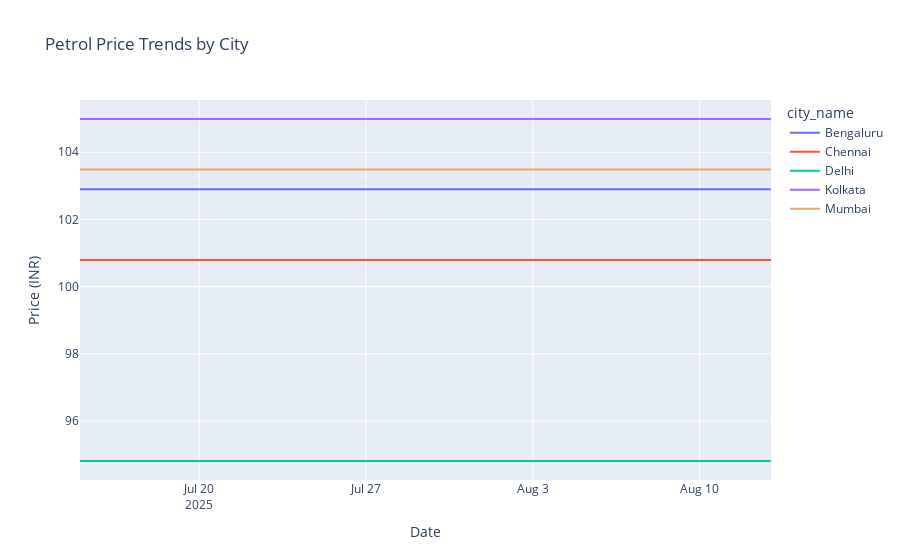

The code cell stored with this chart in its notebook:
### Code cell
# Price Trend Over Time (Petrol only for clarity)
petrol_df = silver_df[silver_df['fuel_type'] == 'petrol'].copy()

fig = px.line(petrol_df, x='applicable_on', y='retail_price', color='city_name',
              title='Petrol Price Trends by City',
              labels={'retail_price': 'Price (INR)', 'applicable_on': 'Date'})
fig.show()

### Figure 1 — Plotly figure (JSON) as saved in the notebook; plotly's stock layout.template omitted (floating-point values rounded to 4 significant figures)
{"data": [{"hovertemplate": "city_name=Bengaluru<br>Date=%{x}<br>Price (INR)=%{y}<extra></extra>", "legendgroup": "Bengaluru", "line": {"color": "#636efa", "dash": "solid"}, "marker": {"symbol": "circle"}, "mode": "lines", "name": "Bengaluru", "orientation": "v", "showlegend": true, "type": "scatter", "x": ["2025-07-15", "2025-07-16", "2025-07-17", "2025-07-18", "2025-07-19", "2025-07-20", "2025-07-21", "2025-07-22", "2025-07-23", "2025-07-24", "2025-07-25", "2025-07-26", "2025-07-27", "2025-07-28", "2025-07-29", "2025-07-30", "2025-07-31", "2025-08-01", "2025-08-02", "2025-08-03", "2025-08-04", "2025-08-05", "2025-08-06", "2025-08-07", "2025-08-08", "2025-08-09", "2025-08-10", "2025-08-11", "2025-08-12", "2025-08-13"], "xaxis": "x", "y": [102.9, 102.9, 102.9, 102.9, 102.9, 102.9, 102.9, 102.9, 102.9, 102.9, 102.9, 102.9, 102.9, 102.9, 102.9, 102.9, 102.9, 102.9, 102.9, 102.9, 102.9, 102.9, 102.9, 102.9, 102.9, 102.9, 102.9, 102.9, 102.9, 102.9], "yaxis": "y"}, {"hovertemplate": "city_name=Chennai<br>Date=%{x}<br>Price (INR)=%{y}<extra></extra>", "legendgroup": "Chennai", "line": {"color": "#EF553B", "dash": "solid"}, "marker": {"symbol": "circle"}, "mode": "lines", "name": "Chennai", "orientation": "v", "showlegend": true, "type": "scatter", "x": ["2025-07-15", "2025-07-16", "2025-07-17", "2025-07-18", "2025-07-19", "2025-07-20", "2025-07-21", "2025-07-22", "2025-07-23", "2025-07-24", "2025-07-25", "2025-07-26", "2025-07-27", "2025-07-28", "2025-07-29", "2025-07-30", "2025-07-31", "2025-08-01", "2025-08-02", "2025-08-03", "2025-08-04", "2025-08-05", "2025-08-06", "2025-08-07", "2025-08-08", "2025-08-09", "2025-08-10", "2025-08-11", "2025-08-12", "2025-08-13"], "xaxis": "x", "y": [100.8, 100.8, 100.8, 100.8, 100.8, 100.8, 100.8, 100.8, 100.8, 100.8, 100.8, 100.8, 100.8, 100.8, 100.8, 100.8, 100.8, 100.8, 100.8, 100.8, 100.8, 100.8, 100.8, 100.8, 100.8, 100.8, 100.8, 100.8, 100.8, 100.8], "yaxis": "y"}, {"hovertemplate": "city_name=Delhi<br>Date=%{x}<br>Price (INR)=%{y}<extra></extra>", "legendgroup": "Delhi", "line": {"color": "#00cc96", "dash": "solid"}, "marker": {"symbol": "circle"}, "mode": "lines", "name": "Delhi", "orientation": "v", "showlegend": true, "type": "scatter", "x": ["2025-07-15", "2025-07-16", "2025-07-17", "2025-07-18", "2025-07-19", "2025-07-20", "2025-07-21", "2025-07-22", "2025-07-23", "2025-07-24", "2025-07-25", "2025-07-26", "2025-07-27", "2025-07-28", "2025-07-29", "2025-07-30", "2025-07-31", "2025-08-01", "2025-08-02", "2025-08-03", "2025-08-04", "2025-08-05", "2025-08-06", "2025-08-07", "2025-08-08", "2025-08-09", "2025-08-10", "2025-08-11", "2025-08-12", "2025-08-13"], "xaxis": "x", "y": [94.81, 94.81, 94.81, 94.81, 94.81, 94.81, 94.81, 94.81, 94.81, 94.81, 94.81, 94.81, 94.81, 94.81, 94.81, 94.81, 94.81, 94.81, 94.81, 94.81, 94.81, 94.81, 94.81, 94.81, 94.81, 94.81, 94.81, 94.81, 94.81, 94.81], "yaxis": "y"}, {"hovertemplate": "city_name=Kolkata<br>Date=%{x}<br>Price (INR)=%{y}<extra></extra>", "legendgroup": "Kolkata", "line": {"color": "#ab63fa", "dash": "solid"}, "marker": {"symbol": "circle"}, "mode": "lines", "name": "Kolkata", "orientation": "v", "showlegend": true, "type": "scatter", "x": ["2025-07-15", "2025-07-16", "2025-07-17", "2025-07-18", "2025-07-19", "2025-07-20", "2025-07-21", "2025-07-22", "2025-07-23", "2025-07-24", "2025-07-25", "2025-07-26", "2025-07-27", "2025-07-28", "2025-07-29", "2025-07-30", "2025-07-31", "2025-08-01", "2025-08-02", "2025-08-03", "2025-08-04", "2025-08-05", "2025-08-06", "2025-08-07", "2025-08-08", "2025-08-09", "2025-08-10", "2025-08-11", "2025-08-12", "2025-08-13"], "xaxis": "x", "y": [105.0, 105.0, 105.0, 105.0, 105.0, 105.0, 105.0, 105.0, 105.0, 105.0, 105.0, 105.0, 105.0, 105.0, 105.0, 105.0, 105.0, 105.0, 105.0, 105.0, 105.0, 105.0, 105.0, 105.0, 105.0, 105.0, 105.0, 105.0, 105.0, 105.0], "yaxis": "y"}, {"hovertemplate": "city_name=Mumbai<br>Date=%{x}<br>Price (INR)=%{y}<extra></extra>", "legendgroup": "Mumbai", "line": {"color": "#FFA15A", "dash": "solid"}, "marker": {"symbol": "circle"}, "mode": "lines", "name": "Mumbai", "orientation": "v", "showlegend": true, "type": "scatter", "x": ["2025-07-15", "2025-07-16", "2025-07-17", "2025-07-18", "2025-07-19", "2025-07-20", "2025-07-21", "2025-07-22", "2025-07-23", "2025-07-24", "2025-07-25", "2025-07-26", "2025-07-27", "2025-07-28", "2025-07-29", "2025-07-30", "2025-07-31", "2025-08-01", "2025-08-02", "2025-08-03", "2025-08-04", "2025-08-05", "2025-08-06", "2025-08-07", "2025-08-08", "2025-08-09", "2025-08-10", "2025-08-11", "2025-08-12", "2025-08-13"], "xaxis": "x", "y": [103.5, 103.5, 103.5, 103.5, 103.5, 103.5, 103.5, 103.5, 103.5, 103.5, 103.5, 103.5, 103.5, 103.5, 103.5, 103.5, 103.5, 103.5, 103.5, 103.5, 103.5, 103.5, 103.5, 103.5, 103.5, 103.5, 103.5, 103.5, 103.5, 103.5], "yaxis": "y"}], "layout": {"legend": {"title": {"text": "city_name"}, "tracegroupgap": 0}, "title": {"text": "Petrol Price Trends by City"}, "xaxis": {"anchor": "y", "domain": [0, 1], "title": {"text": "Date"}}, "yaxis": {"anchor": "x", "domain": [0, 1], "title": {"text": "Price (INR)"}}}}
